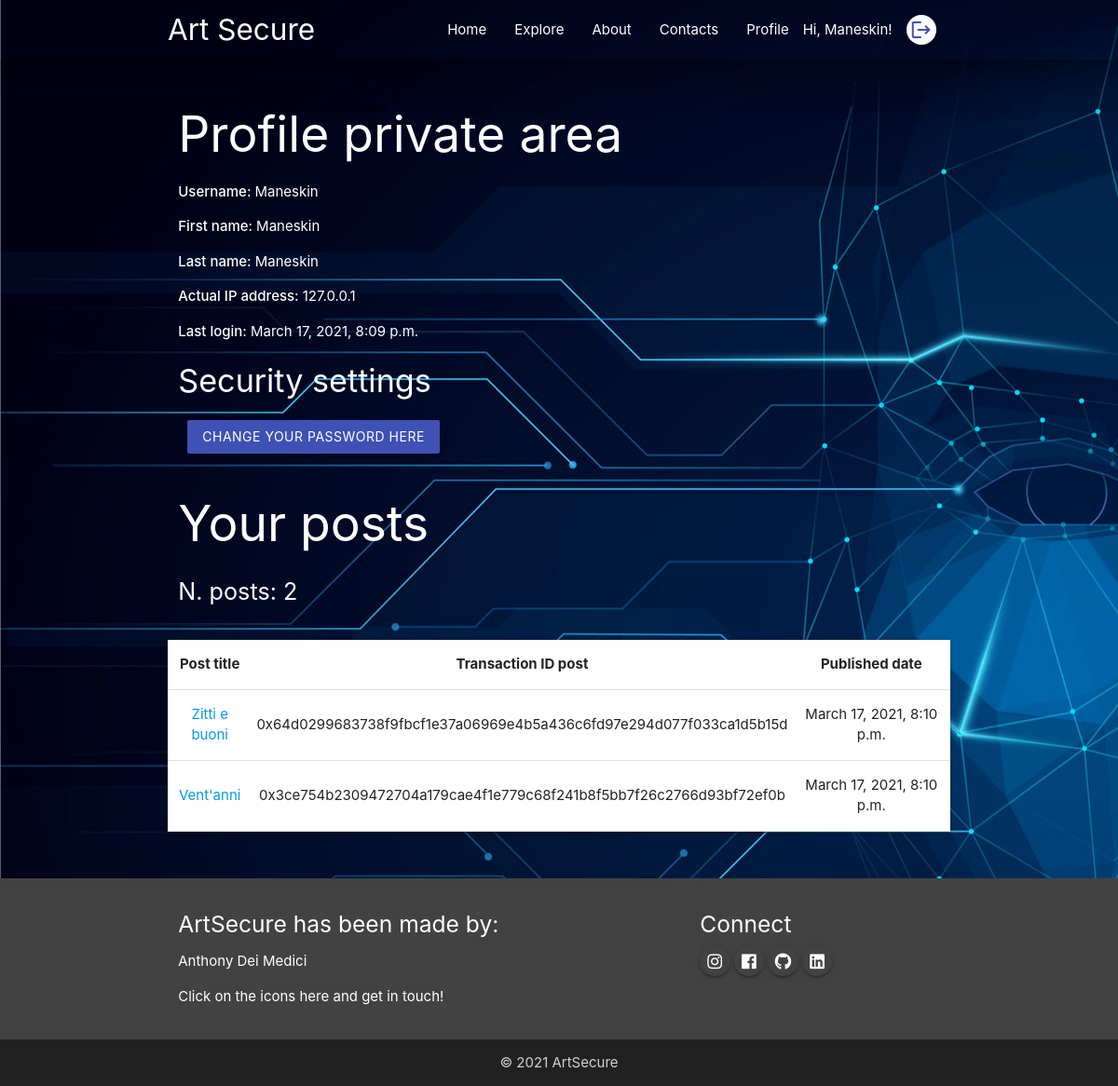
Page /user/3/ (signed in) on the committed database.
### accounts/models.py (models this page shows, shortened)
class UserInfo(models.Model):
	user = models.ForeignKey(User, on_delete=models.CASCADE)
	ip_address = models.CharField(max_length=220, blank=True, null=True)
	last_login = models.DateTimeField(default=timezone.now)

### api/models.py (models this page shows, shortened)
class Post(models.Model):
	user = models.ForeignKey(User, on_delete=models.CASCADE)
	datetime = models.DateTimeField('Date published', default=timezone.now)
	title = models.CharField(max_length=120, default=None)
	composition = models.TextField()
	address = models.CharField(max_length=66, default=None, null=True)
	hash = models.CharField(max_length=32, default=None, null=True)
	txId = models.CharField(max_length=66, default=None, null=True)

### accounts/views.py (the view)
# urls.py: path('user/<int:id>/', user_profile_view, name='user-profile-view'),
@login_required()
def user_profile_view(request, id):
	user_obj = get_object_or_404(User, id=id)
	if request.user.is_staff:
		user_info = UserInfo.objects.get(user=user_obj)
		user_posts = Post.objects.filter(user=user_obj)
	else:
		if request.user.id == user_obj.id:
			user_info = UserInfo.objects.get(user=user_obj)
			user_posts = Post.objects.filter(user=user_obj)
		else:
			return redirect('/permission_denied')
	return render(request, 'accounts/accounts_user_profile.html', {'user_obj': user_obj,
																   'user_info': user_info,
																   'user_posts': user_posts,})

### accounts/templates/accounts/accounts_user_profile.html
{% extends 'base.html' %}
{% block content %}
<header style="background: url(../../static/images/staff-area.jpg); min-height: 800px;">
  {% include 'navbar.html' %}
    <section class="container section scrollspy" id="services">
          <div class="row">
              <div class="col s12 l12 white-text">
                  <h2 class="white-text">Profile private area</h2>
                  <p><strong>Username: </strong>{{ user_obj.username }}</p>
                  <p><strong>First name: </strong>{{ user_obj.first_name }}</p>
                  <p><strong>Last name: </strong>{{ user_obj.last_name }}</p>
                  <p><strong>Actual IP address: </strong>{{ user_info.ip_address }}</p>
                  <p><strong>Last login: </strong>{{ user_info.last_login }}</p>
                  <h4>Security settings</h4>
                  <a class="btn indigo" href="/change_password" style="margin: 10px;;">Change your password here</a>
                  <h2 class="">Your posts</h2>
                  <p class="flow-text">N. posts: {{ user_posts.count }}</p>
              </div>
              <div class="col s12" id="table">
                <div class="row card">
                    <table class="centered highlight responsive-table white">
                        <thead>
                          <tr>
                              <th>Post title</th>
                              <th>Transaction ID post</th>
                              <th>Published date</th>
                          </tr>
                        </thead>
                        <tbody>
                            {% for post in user_posts %}
                              <tr>
                                <td><a href="{% url 'posts-detail-view' id=post.id %}">{{ post.title }}</a></td>
                                <td>{{ post.txId }}</td>
                                <td>{{ post.datetime }}</td>
                              </tr>
                            {% endfor %}
                        </tbody>
                    </table>
                </div>
              </div>
          </div>
    </section>
</header>
{% endblock %}

### templates/navbar.html (shortened to what this page needs)
<nav class="nav-wraper transparent z-depth-5">
  <div class="container">
    <a href="/" class="brand-logo">Art Secure</a>
    <ul class="right hide-on-med-and-down hide-on-large">
      <li><a href="/">Home</a></li>
      <li><a href="/posts">Explore</a></li>
      <li><a href="/#about">About</a></li>
      <li><a href="/#contact">Contacts</a></li>
      {% if user.is_authenticated %}
        <li><a href="/user/{{ user.id }}">Profile</a></li>
        <li>Hi, {{ request.user }}!</li>
        <li><a href="/logout" class="tooltipped btn-floating btn-small indigo darken-3" data-tooltip="Logout">
            <i class="material-icons white indigo-text">logout</i>
        </a></li>
      {% else %}
        <li><a href="/register">Sign up</a></li>
        <li><a href="/login">Login</a></li>
      {% endif %}
    </ul>
  </div>
</nav>

### templates/base.html (style rules this page uses)
header { background: url(../static/images/background-artsecure.jpg); background-size: cover; background-position: center; min-height: 600px; }

### rows in the picture
UserInfo: ip_address "127.0.0.1", last_login "March 17, 2021, 8:09 p.m."
Post: title "Zitti e buoni", txId "0x64d0299683738f9fbcf1e37a06969e4b5a436c6fd97e294d077f033ca1d5b15d", datetime "March 17, 2021, 8:10 p.m."
Post: title "Vent'anni", txId "0x3ce754b2309472704a179cae4f1e779c68f241b8f5bb7f26c2766d93bf72ef0b", datetime "March 17, 2021, 8:10 p.m."

### other values in the picture
{{ request.user }} "Maneskin"
{{ user_obj.username }} "Maneskin"
{{ user_obj.first_name }} "Maneskin"
{{ user_obj.last_name }} "Maneskin"
{{ user_posts.count }} "2"
